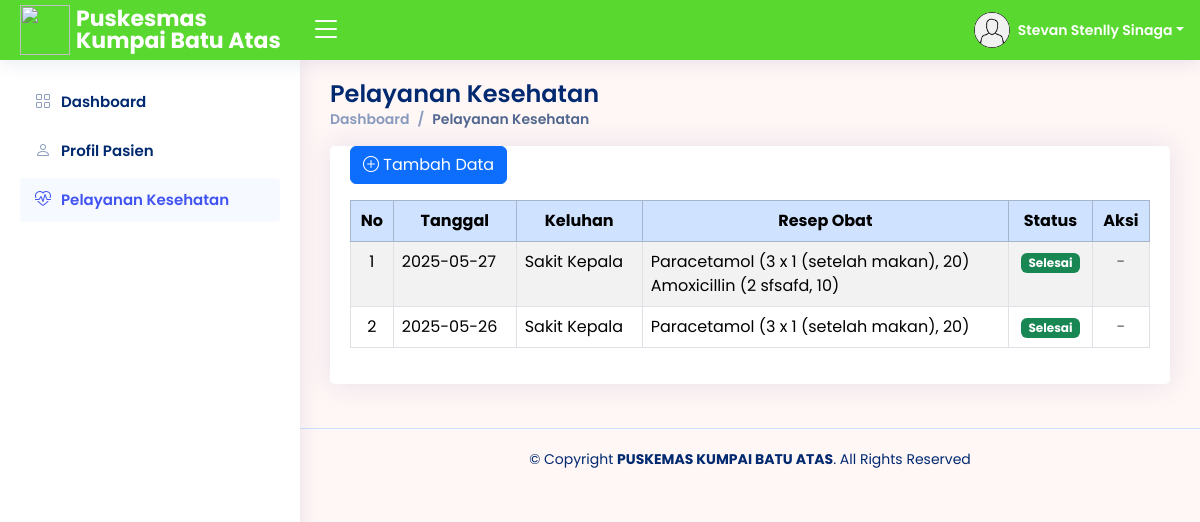
/pasien/Pelayanan_Kesehatan/pelayanan_kesehatan.php (signed in), run on the app's committed database.
### tables this page shows
CREATE TABLE `pasien` (
  `nik_pasien` bigint(20) NOT NULL,
  `bpjs` varchar(50) NOT NULL,
  `rm` int(10) NOT NULL,
  `nama_pasien` varchar(100) NOT NULL,
  `foto_pasien` text DEFAULT 'default.png',
  `jk_pasien` enum('','Laki-Laki','Perempuan') NOT NULL,
  `agama_pasien` enum('','Islam','Kristen','Katolik','Hindu','Buddha','Khonghucu') NOT NULL,
  `status_pernikahan_pasien` enum('','Sudah Menikah','Belum Menikah','Janda/Duda') NOT NULL,
  `alamat_pasien` varchar(100) NOT NULL,
  `no_hp_pasien` varchar(50) NOT NULL,
  `password_pasien` varchar(50) NOT NULL,
  `pekerjaan_pasien` varchar(100) NOT NULL,
  `riwayat_alergi_pasien` varchar(100) NOT NULL,
  `tinggi_badan` varchar(10) NOT NULL,
  `lingkar_perut` varchar(10) NOT NULL,
  `lingkar_kepala` varchar(10) NOT NULL,
  `lingkar_dada` varchar(10) NOT NULL,
  `berat_badan` varchar(10) NOT NULL,
  `tempat_lahir_pasien` varchar(50) NOT NULL,
  `tgl_lahir_pasien` date NOT NULL
);

CREATE TABLE `rekam_medis` (
  `id_rm` bigint(20) NOT NULL,
  `id_ruang` bigint(20) NOT NULL,
  `nip_petugas` bigint(20) NOT NULL,
  `nik_pasien` bigint(20) NOT NULL,
  `tgl_pemeriksaan` date NOT NULL,
  `waktu_pemeriksaan` time NOT NULL DEFAULT current_timestamp(),
  `sakit` varchar(100) NOT NULL,
  `nyeri_telan` enum('','Ya','Tidak') NOT NULL,
  `demam` enum('','Ya','Tidak') NOT NULL,
  `batuk` enum('','Ya','Tidak') NOT NULL,
  `pilek` enum('','Ya','Tidak') NOT NULL,
  `tekanan_darah` varchar(100) NOT NULL,
  `nadi` varchar(100) NOT NULL,
  `siklus_nafas` varchar(100) NOT NULL,
  `suhu_badan` varchar(100) NOT NULL,
  `resiko_jatuh` enum('','Ya','Tidak') NOT NULL,
  `keterangan_screening` varchar(100) NOT NULL,
  `status_screening` varchar(50) DEFAULT 'Belum Diperiksa',
  `status_dokter` varchar(50) DEFAULT 'Belum Diperiksa',
  `nip_dokter` bigint(20) NOT NULL,
  `ICD_10` varchar(50) NOT NULL,
  `nama_penyakit` varchar(100) NOT NULL,
  `keterangan_hasil` varchar(200) NOT NULL,
  `umur` int(10) NOT NULL
);

CREATE TABLE `resep_obat` (
  `id_resep` bigint(20) NOT NULL,
  `id_rm` bigint(20) NOT NULL,
  `kode_obat` varchar(20) NOT NULL,
  `dosis` varchar(100) NOT NULL,
  `jumlah` int(11) NOT NULL,
  `status` enum('belum','sudah') DEFAULT 'belum'
);

CREATE TABLE `obat` (
  `kode_obat` varchar(20) NOT NULL,
  `nama_obat` varchar(100) NOT NULL,
  `dosis_obat` varchar(100) NOT NULL,
  `keterangan_obat` varchar(100) NOT NULL,
  `stok_obat` int(11) NOT NULL DEFAULT 0,
  `satuan` varchar(50) NOT NULL,
  `tgl_kadaluarsa` date NOT NULL,
  `minimum_stok` int(20) NOT NULL
);

### pasien/Pelayanan_Kesehatan/pelayanan_kesehatan.php (the view, shortened to what this page needs)
<?php
include "../../koneksi.php";
?>
<!DOCTYPE html>
<html lang="id">
<head>
  <?php include '../link.php'; ?>
</head>
<body>
  <?php include '../header.php';
  include '../siderbar.php'; ?>
  <main id="main" class="main">
    <div class="pagetitle">
      <h1>Pelayanan Kesehatan</h1>
      <nav>
        <ol class="breadcrumb">
          <li class="breadcrumb-item"><a href="../Dashboard/index.php">Dashboard</a></li>
          <li class="breadcrumb-item active">Pelayanan Kesehatan</li>
        </ol>
      </nav>
    </div>
    <section class="section">
      <div class="card mb-4">
        <div class="card-body">
          <?php
          $nik_pas = $_SESSION['pasien_nik'];
          $alamat = mysqli_query($conn, "SELECT * FROM pasien WHERE nik_pasien='$nik_pas'");
          $data = mysqli_fetch_array($alamat);
          $alamat_pasien = $data['alamat_pasien'];
          if (!empty($alamat_pasien)) {
            if (date('w') == 0) {
              echo "<div class='alert alert-danger mb-3'><i class='bi bi-exclamation-circle'></i> Pendaftaran pelayanan tidak tersedia pada hari Minggu.</div>";
            } else {
              echo "<button type='button' class='btn btn-primary mb-3' data-bs-toggle='modal' data-bs-target='#ExtralargeModal'>
                <i class='bi bi-plus-circle'></i> Tambah Data
              </button>";
            }
          } else {
            echo "<div class='alert alert-warning'>Lengkapi Profil Terlebih Dahulu</div>";
          }
          ?>
          <div class="table-responsive">
            <table class="table table-hover table-bordered table-striped hidden-until-ready" id="dataTable">
              <thead class="table-primary text-center">
                <tr>
                  <th>No</th>
                  <th>Tanggal</th>
                  <th>Keluhan</th>
                  <th>Resep Obat</th>
                  <th>Status</th>
                  <th>Aksi</th>
                </tr>
              </thead>
              <tbody>
                <?php
                $ambilsemuahasil = mysqli_query(
                  $conn,
                  "SELECT * FROM rekam_medis a
                   LEFT JOIN pasien b ON a.nik_pasien=b.nik_pasien
                   WHERE a.nik_pasien='$nik_pas'
                   ORDER BY tgl_pemeriksaan DESC"
                );
                $i = 1;
                while ($data = mysqli_fetch_array($ambilsemuahasil)) {
                  $id_rm = $data['id_rm'];
                  $tgl_pemeriksaan = $data['tgl_pemeriksaan'];
                  $sakit = $data['sakit'];
                  $status_dokter = $data['status_dokter'];
                  $badge = ($status_dokter === 'Sudah Diperiksa') ? '<span class="badge bg-success">Selesai</span>' : '<span class="badge bg-warning text-dark">Belum Diperiksa</span>';
                  $queryResep = "
                    SELECT o.nama_obat, r.dosis, r.jumlah
                    FROM resep_obat r
                    JOIN obat o ON r.kode_obat = o.kode_obat
                    WHERE r.id_rm = '$id_rm'";
                  $resultResep = mysqli_query($conn, $queryResep);
                  $resep_obat = '';
                  while ($resep = mysqli_fetch_assoc($resultResep)) {
                    $resep_obat .= $resep['nama_obat'] . " (" . $resep['dosis'] . ", " . $resep['jumlah'] . ")<br>";
                  }
                ?>
                  <tr>
                    <td class="text-center"><?= $i++; ?></td>
                    <td><?= $tgl_pemeriksaan; ?></td>
                    <td><?= htmlspecialchars($sakit); ?></td>
                    <td><?= $resep_obat; ?></td>
                    <td class="text-center"><?= $badge; ?></td>
                    <td class="text-center">
                      <?php if ($status_dokter === 'Belum Diperiksa') : ?>
                        <form method="POST" onsubmit="return confirm('Yakin ingin membatalkan jadwal ini?')">
                          <input type="hidden" name="id_rm" value="<?= $id_rm; ?>">
                          <button type="submit" name="batalkan" class="btn btn-danger btn-sm">
                            <i class="bi bi-x-circle"></i> Batalkan
                          </button>
                        </form>
                      <?php else : ?>
                        <span class="text-muted">-</span>
                      <?php endif; ?>
                    </td>
                  </tr>
                <?php } ?>
              </tbody>
            </table>
          </div>
        </div>
      </div>
    </section>
  </main>
  <?php include '../footer.php'; ?>
</body>
</html>

### pasien/header.php (shortened to what this page needs)
<header id="header" class="header fixed-top d-flex align-items-center">
  <div class="d-flex align-items-center justify-content-between">
    <a href="index.php" class="logo d-flex align-items-center">
      <img src="../img/logo_pkm.jpg" width="50" height="50">
      <span class="d-none d-lg-block">Puskesmas Kumpai Batu Atas</span>
    </a>
    <i class="bi bi-list toggle-sidebar-btn collapsed"></i>
  </div>
  <nav class="header-nav ms-auto">
    <?php
    $nik_pas = $_SESSION['pasien_nik'];
    $tampilpasien = mysqli_query($conn, "SELECT * FROM pasien WHERE nik_pasien='$nik_pas'");
    $data = mysqli_fetch_array($tampilpasien);
    ?>
    <ul class="d-flex align-items-center">
      <li class="nav-item dropdown pe-3">
        <a class="nav-link nav-profile d-flex align-items-center pe-0" href="#" data-bs-toggle="dropdown">
          <img src="../../adm/Kelola_Pasien/img/<?php echo $data['foto_pasien'] ?? 'default.png'; ?>" alt="<?php echo $data['foto_pasien'] ?? 'default.jpg'; ?>" class="rounded-circle">
          <span class="d-none d-md-block dropdown-toggle ps-2"><?php echo $data['nama_pasien']; ?></span>
        </a>
      </li>
    </ul>
</header>

### pasien/assets/css/style5.css (style rules this page uses)
:root { scroll-behavior: smooth; }
body { font-family: "Open Sans", sans-serif; background: #fff6f6; color: #444444; }
a { color: #4154f1; text-decoration: none; }
h1, h2, h3, h4, h5, h6 { font-family: "Nunito", sans-serif; }
#main { margin-top: 60px; padding: 20px 30px; transition: all 0.3s; }
.pagetitle { margin-bottom: 10px; }
.pagetitle h1 { font-size: 24px; margin-bottom: 0; font-weight: 600; color: #012970; }
.card { margin-bottom: 30px; border: none; border-radius: 5px; box-shadow: 0px 0 30px rgba(1, 41, 112, 0.1); }
.card-body { padding: 0 20px 20px 20px; }
.breadcrumb { font-size: 14px; font-family: "Nunito", sans-serif; color: #899bbd; font-weight: 600; }
.breadcrumb a { color: #899bbd; transition: 0.3s; }
.breadcrumb .breadcrumb-item::before { color: #899bbd; }
.breadcrumb .active { color: #51678f; font-weight: 600; }
.logo { line-height: 1; }
@media (min-width: 1200px) { .logo { width: 280px; } }
.logo img { margin-right: 6px; }
.logo span { font-size: 22px; font-weight: 700; color: #ffffff; font-family: "Nunito", sans-serif; }
.header { transition: all 0.5s; z-index: 997; height: 60px; box-shadow: 0px 2px 20px rgba(1, 41, 112, 0.1); background-color: #59d82f; padding-left: 20px; }
.header .toggle-sidebar-btn { font-size: 32px; padding-left: 10px; cursor: pointer; color: #ffffff; }
.header-nav ul { list-style: none; }
.header-nav>ul { margin: 0; padding: 0; }
.header-nav .nav-profile { color: #ffffff; }
.header-nav .nav-profile img { max-height: 36px; }
.header-nav .nav-profile span { font-size: 14px; font-weight: 600; }
@media (min-width: 1200px) { #main, #footer { margin-left: 300px; } }
body, h1, h2, h3, h4, h5, h6, p, a, span, td, th, label, input, button, select, .breadcrumb, .card-title, .card-text { font-family: 'Poppins', sans-serif !important; }

### data on the page
pasien: foto_pasien (picture), nama_pasien "Stevan Stenlly Sinaga"
rekam_medis: tgl_pemeriksaan "2025-05-27", sakit "Sakit Kepala", status_dokter "Selesai"
resep_obat: kode_obat.nama_obat "Paracetamol", dosis "3 x 1 (setelah makan)", jumlah "20"
resep_obat: kode_obat.nama_obat "Amoxicillin", dosis "2 sfsafd", jumlah "10"
rekam_medis: tgl_pemeriksaan "2025-05-26", sakit "Sakit Kepala", status_dokter "Selesai"
resep_obat: kode_obat.nama_obat "Paracetamol", dosis "3 x 1 (setelah makan)", jumlah "20"
